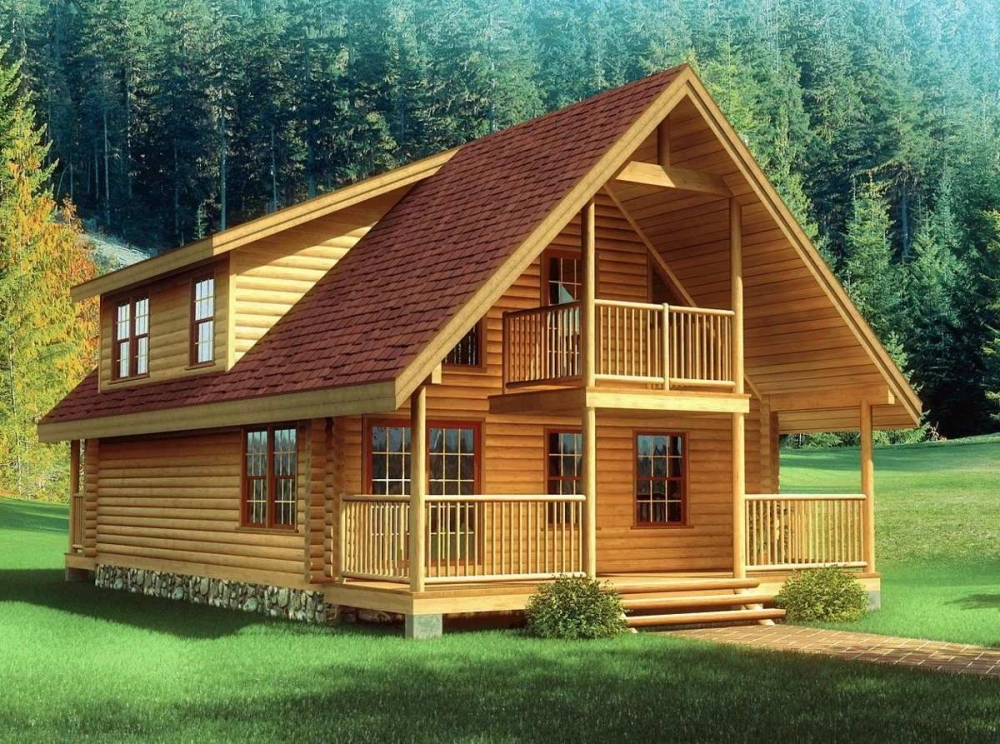
#> input picture SIFT/train.jpg, 1000 x 744 px; the run also reads 1 picture not shown here
$ python sift-keypoint.py   (older library calls are emulated)
#> lines starting #> are read from the running program, lines starting #| are printed output that depends on the picture
import cv2
import numpy as np
import matplotlib.pyplot as plt


"""Se ingresan las imagenes"""
train_img = cv2.imread('train.jpg')
#> train_img is the input picture: shape (744, 1000, 3); mean B, G, R 70.9, 109.2, 110.2

query_img = cv2.imread('query.jpg')


# Show Images
plt.figure(1)
plt.imshow(cv2.cvtColor(train_img, cv2.CV_32S))
plt.title('Imagen 1')

plt.figure(2)
plt.imshow(cv2.cvtColor(query_img, cv2.CV_32S))
plt.title('Imagen 2')


# Se convierten las imagenes a escala de grises

def to_gray(color_img):
    gray = cv2.cvtColor(color_img, cv2.COLOR_BGR2GRAY)
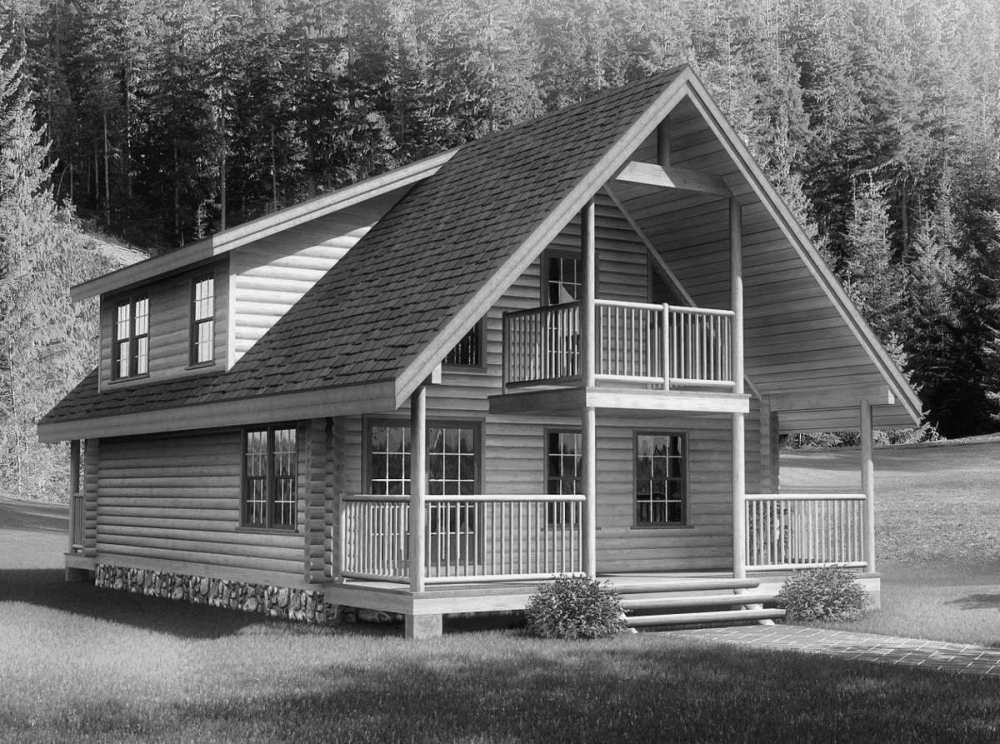
#> gray: shape (744, 1000); min 2, max 249, mean 105.1
    return gray

train_img_gray = to_gray(train_img)
query_img_gray = to_gray(query_img)

cv2.imwrite('imagen1_grises.jpg', train_img_gray)
cv2.imwrite('imagen2_grises.jpg', query_img_gray)

plt.figure(3)
plt.imshow(train_img_gray, cmap='gray')
plt.title('Imagen 1 en tono de grises')


plt.figure(4)
plt.imshow(query_img_gray, cmap= 'gray')
plt.title('Imagen 2 en tonos de grises')


# Se inicializa el detector de SIFT
sift = cv2.xfeatures2d.SIFT_create()

# Se generan los keypoints de las imagenes
train_kp, train_desc = sift.detectAndCompute(train_img_gray, None)
#> train_kp = 8099 keypoints; strongest (x, y, size): (294, 108, 2.4), (387, 480, 2.8), (143, 156, 1.9), (403, 480, 2.7)
query_kp, query_desc = sift.detectAndCompute(query_img_gray, None)
#> query_kp has the same summary as train_kp

keypoints_img1 = (cv2.drawKeypoints(train_img_gray, train_kp, train_img.copy()))
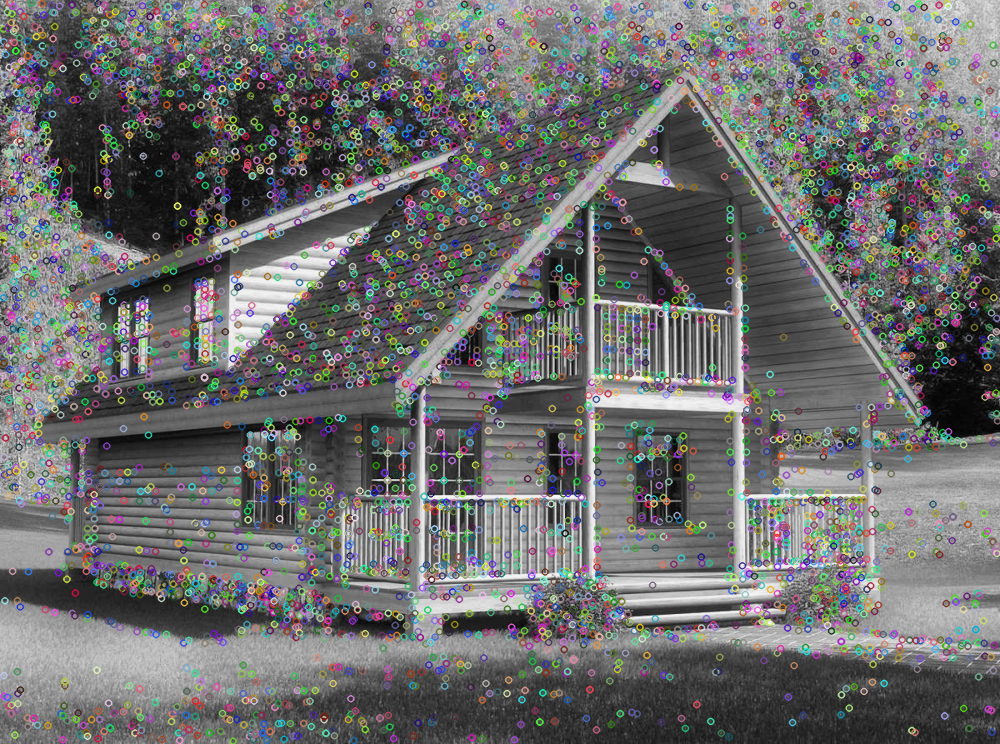
#> keypoints_img1: shape (744, 1000, 3); mean B, G, R 108.6, 109, 108.6
keypoints_img2 = (cv2.drawKeypoints(query_img_gray, query_kp, query_img.copy()))
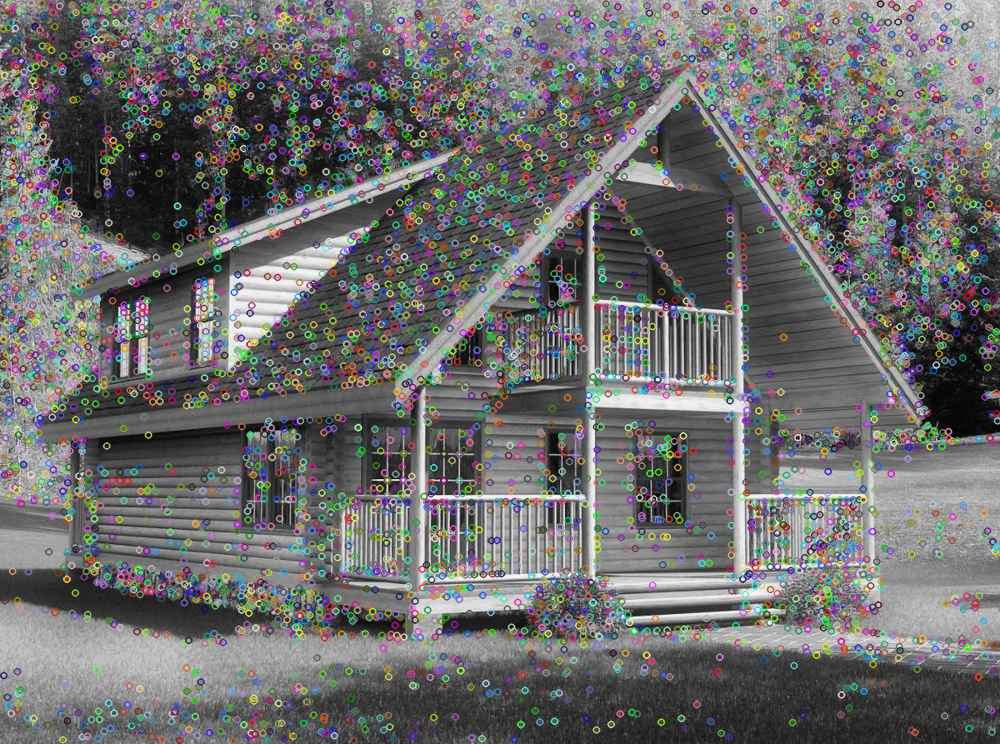
#> keypoints_img2: shape (744, 1000, 3); mean B, G, R 108.5, 108.6, 108.9

cv2.imwrite('imagen1_keypoints.jpg', keypoints_img1)
cv2.imwrite('imagen2_keypoints.jpg', keypoints_img2)

plt.figure(5)
plt.imshow((cv2.drawKeypoints(train_img_gray, train_kp, train_img.copy())))
plt.title('Imagen 1 con keypoints')

plt.figure(6)
plt.imshow((cv2.drawKeypoints(query_img_gray, query_kp, query_img.copy())))
plt.title('Imagen 2 con keypoints')


# Se identifican las coincidencias entre las imagenes
bf = cv2.BFMatcher(cv2.NORM_L2, crossCheck=True)

matches = bf.match(train_desc, query_desc)
#> matches = 8099 matches

# Se mezclan las coincidencias
matches = sorted(matches, key = lambda x:x.distance)

# Se guardan las coincidencias
N_MATCHES = 100

match_img = cv2.drawMatches(
    train_img, train_kp,
    query_img, query_kp,
    matches[:N_MATCHES], query_img.copy(), flags=0)
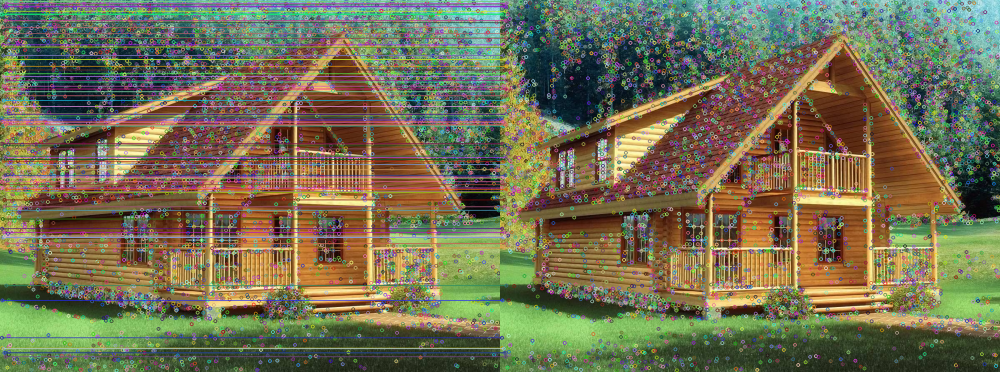
#> match_img: shape (744, 2000, 3) (shown at 1/2 size); mean B, G, R 83.2, 112.2, 115.4

cv2.imwrite('imagen_coincidencias_SIFT.jpg', match_img)
plt.figure(7)
plt.imshow(match_img)
plt.title('Deteccion SIFT')
plt.show()
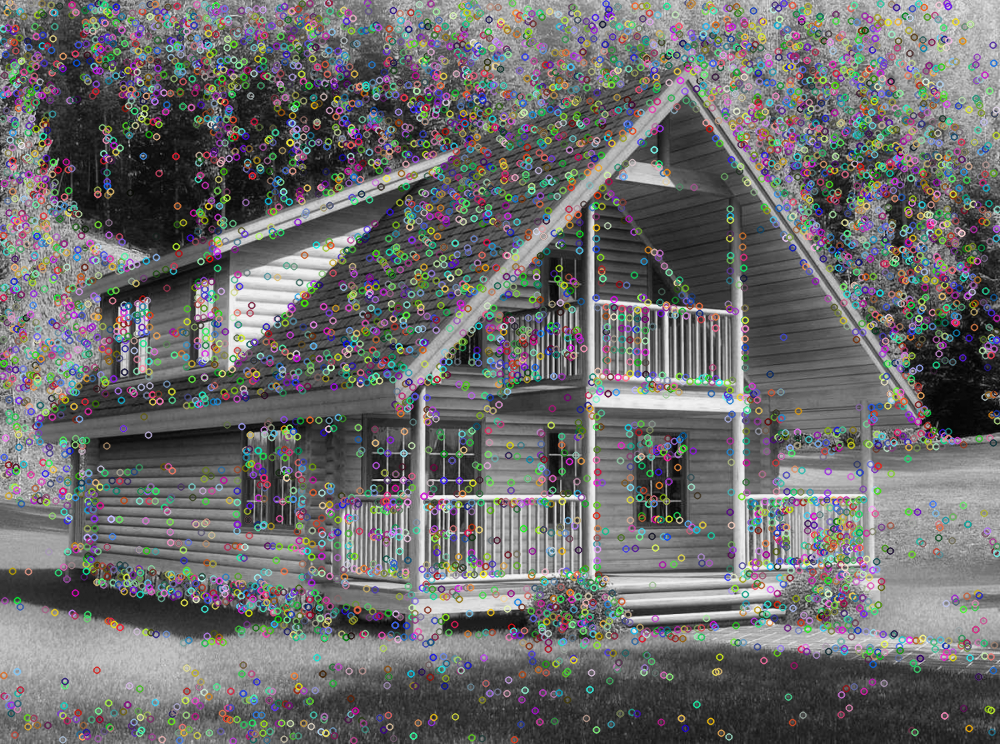
#> shown: shape (744, 1000, 3); mean R, G, B 108.6, 108.5, 108.6
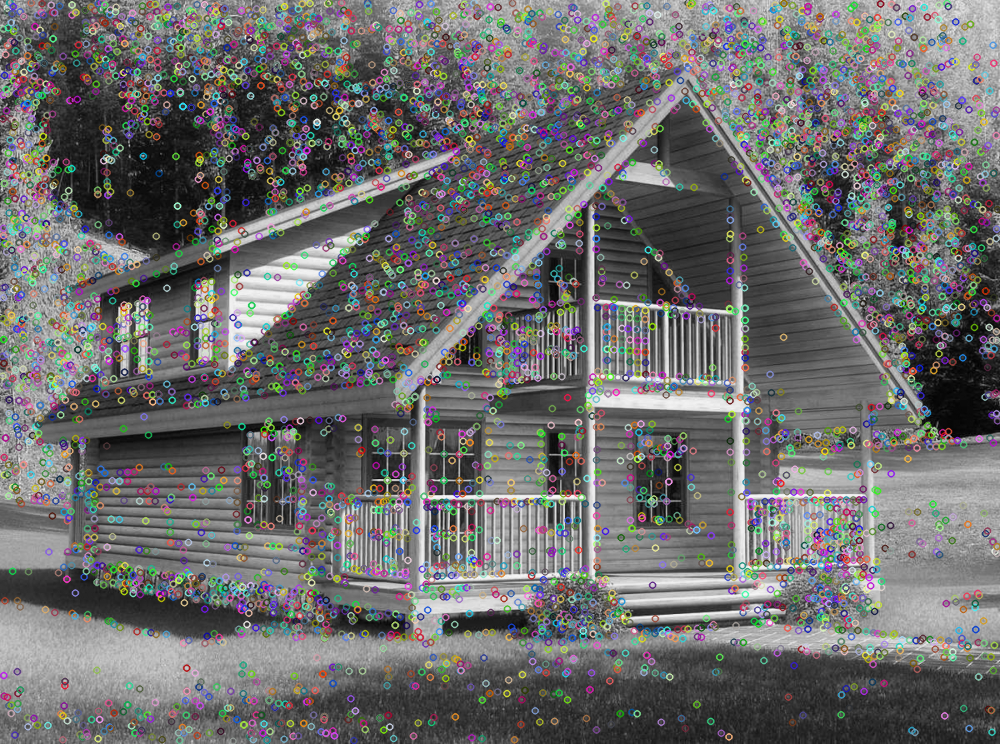
#> shown: shape (744, 1000, 3); mean R, G, B 108.8, 108.8, 108.3
